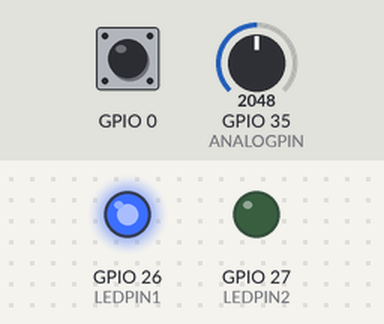
The program below on a simulated ESP32. On the bench: output pins drawn as LEDs (lit = HIGH). Inputs (shaded band) come from the test bench; at power-on: GPIO 0 HIGH, GPIO 35 (ANALOGPIN) = 2048. What the program prints to the serial monitor is not drawn.

Above: at 0.1 s.
Timing chart, 0 to 1.6 s (numbered marks = the images above):
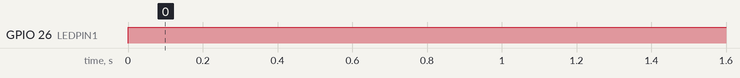

Measured:
- by itself, GPIO 26 (LEDPIN1): LOW → HIGH at 0.00 s

The program:

main.cpp
```cpp
#include <Arduino.h>
#include "config.h"
#include "global_var.h"

typedef struct
{
  uint8_t pin;
  TickType_t delay;
} ledParameter_t;

void toggleLED(void *pinParameter) // Faz a mudança de estado de um led
{
  const ledParameter_t ledParameter = *(ledParameter_t *) pinParameter;
  for (;;)
  {
    digitalWrite(ledParameter.pin, !digitalRead(ledParameter.pin));
    vTaskDelay(ledParameter.delay / portTICK_PERIOD_MS);
  }
}

void analogReadFunc(void *parameters) // Faz a leitura do sinal Analógico
{
  double timeStamp = 0;
  for (;;)
  {
    unsigned int amplitude = (unsigned int)(1000.0 * ((float)analogRead(ANALOGPIN)) / 1023.0);
    timeStamp++;
    Serial.print(">onda:");
    Serial.print(timeStamp);
    Serial.print(":");
    Serial.print(amplitude);
    Serial.println("§Volts|g");
    vTaskDelay(1000 / portTICK_PERIOD_MS);
  }
}

void setup()
{
  pinMode(LEDPIN1, OUTPUT);
  pinMode(LEDPIN2, OUTPUT);
  pinMode(ANALOGPIN, INPUT);
  Serial.begin(115200);
  Serial.println("Starting serial...");
  ledParameter_t led1 = {LEDPIN1, 500};
  xTaskCreate(
      toggleLED,   // Function name
      "Task LED1", // Task name
      1000,        // Stack size
      &led1,       // Task parameters
      1,           // Task priority
      NULL         // Task handle
  );
  ledParameter_t led2 = {LEDPIN2, 1000};
  xTaskCreate(
      toggleLED,   // Function name
      "Task LED2", // Task name
      1000,        // Stack size
      &led2,       // Task parameters
      1,           // Task priority
      NULL         // Task handle
  );
  xTaskCreate(
      analogReadFunc, // Function name
      "Task Analog",  // Task name
      1000,           // Stack size
      NULL,           // Task parameters
      1,              // Task priority
      NULL            // Task handle
  );
}
float i = 0;

void loop()
{
  i += 0.1;

  // Print log
  Serial.print("casa");
  Serial.println(i);

  // Plot a sinus
  Serial.print(">sin:");
  Serial.println(sin(i));

  // Plot a cosinus
  Serial.print(">Sum:");
  Serial.println(0.8 * sin(i) + 0.2 * cos(i));

  delay(50);
}
```

global_var.h
```cpp
#ifndef __GLOBAL_VAR_H
#define __GLOBAL_VAR_H

unsigned long previousMillis = 0;  // will store last time LED was updated
const long interval = 500;         // interval at which to blink (milliseconds)

#endif
```

config.h
```cpp
#ifndef __CONFIG_H
#define __CONFIG_H

#define LEDPIN1 26
#define LEDPIN2 27
#define ANALOGPIN A7

#endif
```
